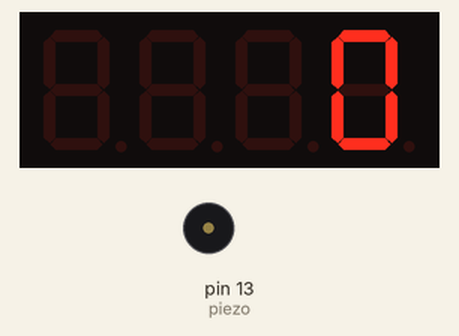
Bench run of a sketch on a simulated Arduino Uno, built with avr-gcc and run on an emulated ATmega328P. Shown: 4-digit seven-segment display, buzzer (waves = sounding). Wiring (inferred from the names in the program): 4-digit 7-segment display, segments lit when HIGH: segments pin 3, pin 7, A2, A4, A5, pin 4, A1, A3; digit selects pin 2, pin 5, pin 6, A0. The segment pins are drawn as the display they are named for.

Above: at 0.1 s.
At 6.1 s:
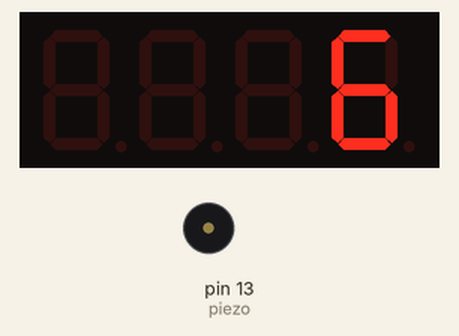
At 13.1 s:
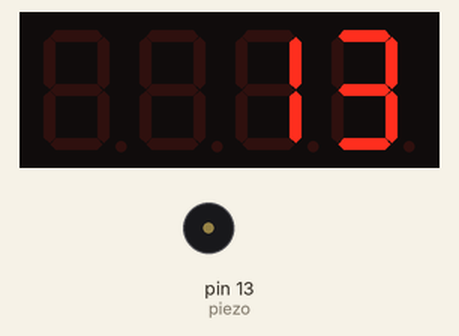
At 37.6 s:
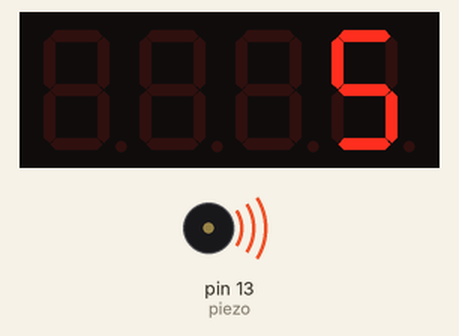
Timing chart, 0 to 40.0 s (numbered marks = the images above):
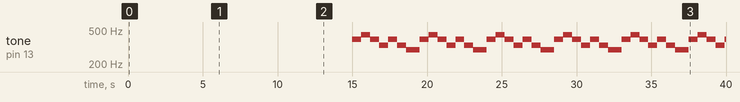

Measured:
- by itself, tone on pin 13 (piezo): silent → 392 Hz at 15.0 s, → 440 Hz 0.60 s later, → 392 Hz 0.60 s later, → 330 Hz 0.60 s later, … (40 changes in this stretch)
- what the display in image 0 shows lasts 1.1 s, from 0.0 s to 1.1 s

The sketch:

sevenSegment_alarm.ino
```cpp
int a_pin = 3;
int b_pin = 7;
int c_pin = A2;
int d_pin = A4;
int e_pin = A5;
int f_pin = 4;
int g_pin = A1;
int dp_pin = A3;

int dig1 = 2;
int dig2 = 5;
int dig3 = 6;
int dig4 = A0;

#define C  262
#define D  294
#define E  330
#define F  349
#define G  392
#define A  440
#define B  494

byte digits[10][7] = {
  {1,1,1,1,1,1,0},
  {0,1,1,0,0,0,0},
  {1,1,0,1,1,0,1},
  {1,1,1,1,0,0,1},
  {0,1,1,0,0,1,1},
  {1,0,1,1,0,1,1},
  {1,0,1,1,1,1,1},
  {1,1,1,0,0,0,0},
  {1,1,1,1,1,1,1},
  {1,1,1,1,0,1,1}
};

int digitPos[4] = {dig1, dig2, dig3, dig4};

int val = 0;
int val4 = 0;
int val3 = 0;
int val2 = 0;
int val1 = 0;

int piezo = 13;

void setup() {
  // put your setup code here, to run once:
  pinMode(dig1, OUTPUT);
  pinMode(dig2, OUTPUT);
  pinMode(dig3, OUTPUT);
  pinMode(dig4, OUTPUT);

  pinMode(a_pin, OUTPUT);
  pinMode(b_pin, OUTPUT);
  pinMode(c_pin, OUTPUT);
  pinMode(d_pin, OUTPUT);
  pinMode(e_pin, OUTPUT);
  pinMode(f_pin, OUTPUT);
  pinMode(g_pin, OUTPUT);

  pinMode(dp_pin, OUTPUT);
}

void loop() {


  if(val >=15) {
    val = 15;
  } else {
    val = millis() / 1000;
  }


  val2 = (val / 10) % 10;
  val1 = val % 10;


  if (val >= 10)
  {
    clearAll();
    selectDigitPos(3);
    printNumber(val2);
    delayMicroseconds(1000);
  }

  if (val >= 0)
  {
    clearAll();
    selectDigitPos(4);
    printNumber(val1);
    delayMicroseconds(1000);
  }

  if (val == 15){
    schoolbell_front(piezo);


  }

}

void selectDigitPos(int pos) {
  digitalWrite(dig1, HIGH);
  digitalWrite(dig2, HIGH);
  digitalWrite(dig3, HIGH);
  digitalWrite(dig4, HIGH);


  digitalWrite(digitPos[pos-1], LOW);
}

void printNumber(int number) {
  digitalWrite(a_pin, digits[number][0]);
  digitalWrite(b_pin, digits[number][1]);
  digitalWrite(c_pin, digits[number][2]);
  digitalWrite(d_pin, digits[number][3]);
  digitalWrite(e_pin, digits[number][4]);
  digitalWrite(f_pin, digits[number][5]);
  digitalWrite(g_pin, digits[number][6]);
}

void clearAll() {
  digitalWrite(a_pin, LOW);
  digitalWrite(b_pin, LOW);
  digitalWrite(c_pin, LOW);
  digitalWrite(d_pin, LOW);
  digitalWrite(e_pin, LOW);
  digitalWrite(f_pin, LOW);
  digitalWrite(g_pin, LOW);

  digitalWrite(dp_pin, LOW);
}

void printDP() {
  digitalWrite(dp_pin, HIGH);
}
void setSound(int piezo, int note, int meter) {
  tone(piezo, note, meter);
  delay(meter);
  noTone(piezo);
}

void schoolbell_front(int piezo){
  setSound(piezo, G, 300);
  setSound(piezo, G, 300);
  setSound(piezo, A, 300);
  setSound(piezo, A, 300);
  setSound(piezo, G, 300);
  setSound(piezo, G, 300);
  setSound(piezo, E, 600);
  setSound(piezo, G, 300);
  setSound(piezo, G, 300);
  setSound(piezo, E, 300);
  setSound(piezo, E, 300);
  setSound(piezo, D, 900);

}
```
